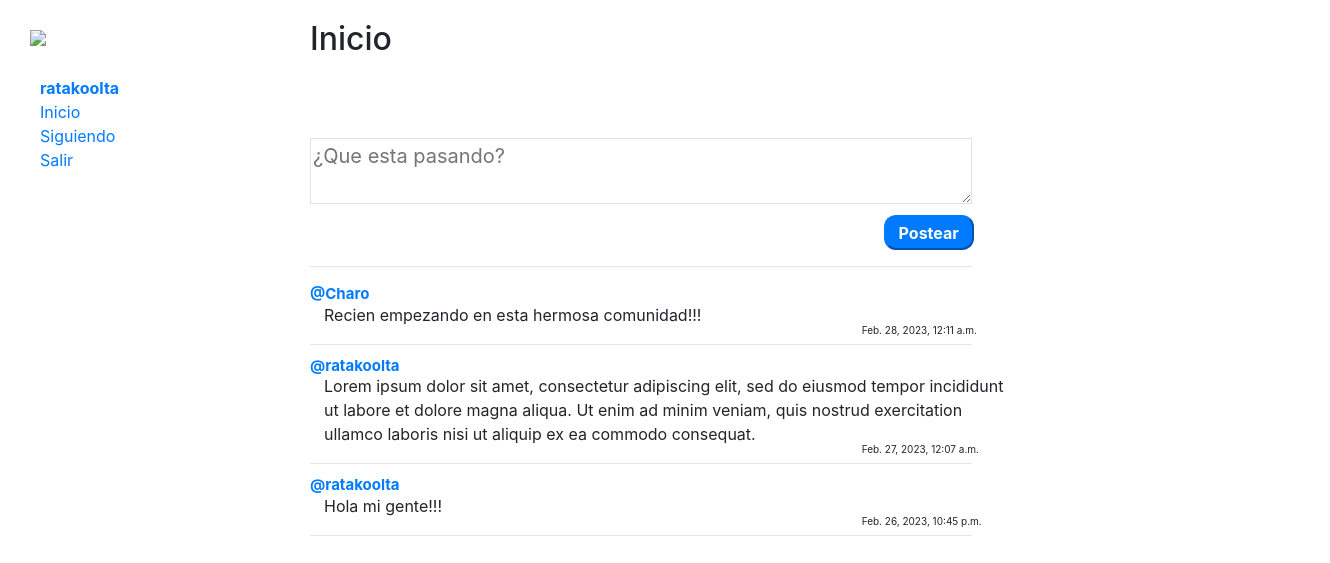
Screenshot of / (signed in) with the database file from the repository.
### network/models.py (models this page shows, shortened)
class User(AbstractUser):
    pass

class Post(models.Model):
    user = models.ForeignKey(User, on_delete=models.CASCADE, related_name="autor")
    post = models.CharField(max_length=140)
    date = models.DateTimeField(auto_now_add=True)

### network/views.py (the view)
# urls.py: path("", views.index, name="index"),
def index(request):
    inicio = Post.objects.all().order_by("id").reverse()
    paginator = Paginator(inicio, 10)
    paginas = request.GET.get('page')
    publicaciones = paginator.get_page(paginas)
    return render(request, "network/index.html", {
        "inicio": inicio,
        "publicaciones": publicaciones
    })

### network/templates/network/index.html (shortened to what this page needs)
{% extends "network/layout.html" %}
{% block body %}
    {% if user.is_authenticated %}
        <h2 style="margin-top: 20px;">Inicio</h2> <br><br><br>
        <form action="{% url 'newPost' %}" method="post">
            <textarea style="width: 60%;" name="post" row="4" cols="100" placeholder="¿Que esta pasando?"></textarea> <br>
            <input class="btn-primary" type="submit" value="Postear" id="btn"/>
        </form>
        <hr>
    {% else %}
        <p>Entra y enterate de lo que esta pasando en el mundo</p>
    {% endif %}
    <div class="inicio">
        {% for post in publicaciones %}
            <div>
                <p id="usuario"><a href="{% url 'profile' user_id=post.user.id %}">@{{ post.user }}</a></p>
                <p id="post"> {{ post.post }}</p>
                <p id="fecha">{{ post.date }}</p>
                <hr style="margin-bottom: 10px;">
            </div>
            {% endfor %}
    </div>
{% endblock %}

### network/templates/network/layout.html (shortened to what this page needs)
{% load static %}
<!DOCTYPE html>
<html lang="en">
    <head>
        <link rel="stylesheet" href="https://stackpath.bootstrapcdn.com/bootstrap/4.4.1/css/bootstrap.min.css">
        <link href="{% static 'network/styles.css' %}" rel="stylesheet">
    </head>
    <body>
        <div class="row">
            <div class="sidebar col-lg-2 col-md-3" id="side" style="width: 250px;">
                <img id="logo" src="https://res.cloudinary.com/db90zkbrv/image/upload/v1677458586/logo_geoodt.png">
              <ul>
                {% if user.is_authenticated %}
                    <div>
                        <a href="{% url 'profile' user_id=user.id %}"><strong>{{ user.username }}</strong></a>
                    </div>
                {% endif %}
                    <div>
                        <a href="{% url 'index' %}">Inicio</a>
                    </div>
                {% if user.is_authenticated %}
                    <div>
                        <a href="#">Siguiendo</a>
                    </div>
                    <div>
                        <a href="{% url 'logout' %}">Salir</a>
                    </div>
                {% endif %}
              </ul>
            </div>
            <div class="main col-lg-10 col-md-9" id="main">
                    {% block body %}
                    {% endblock %}
            </div>
        </div>
    </body>
</html>

### network/static/network/styles.css (style rules this page uses)
#side { position: fixed; width: 310px; }
#main { margin-left: 310px; }
#btn { margin-left: 52%; border-radius: 12px; width: 90px; height: 35px; font-weight: bold; margin-top: 5px; }
textarea { border-color: rgb(226, 226, 226); font-size: 20px; }
hr { width: 60%; margin-left: 0%; }
#usuario { font-weight: bold; margin-bottom: -3px; font-size: 15px; }
#post { margin-left: 14px; width: 690px; }
#fecha { font-size: 10px; margin-left: 50%; margin-top: -20px; margin-bottom: -10px; }
#logo { width: 250px; margin: 30px; }
body { overflow-x: hidden; }

### rows the page displays
User: username "ratakoolta"
Post: user "Charo", post "Recien empezando en esta hermosa comunidad!!!", date "Feb. 28, 2023, 12:11 a.m."
Post: user "ratakoolta", post "Lorem ipsum dolor sit amet, consectetur adipiscing elit, sed do eiusmod tempor incididunt ut labore et dolore magna aliqua. Ut enim ad minim veniam, quis nostrud exercitation ullamco laboris nisi ut aliquip ex ea commodo consequat.", date "Feb. 27, 2023, 12:07 a.m."
Post: user "ratakoolta", post "Hola mi gente!!!", date "Feb. 26, 2023, 10:45 p.m."
